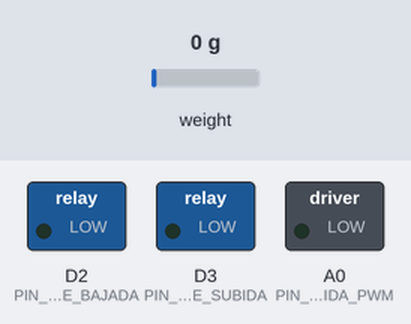
Simulated run of this sketch. Board: Arduino Zero (SAMD21). Shown: switched loads named in the sketch (green lamp = pin HIGH). The test bench sets the inputs (shaded band); at power-on: weight on the scale 0 g. What the sketch prints to the serial monitor is not drawn.

Above: at 2.2 s.
2.3 s: weight on the scale set to 922 g
4.2 s: weight on the scale set to 1076 g
At 4.35 s:
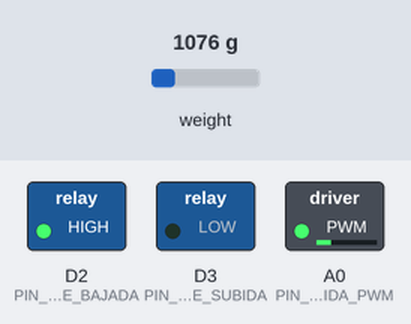
At 5.5 s:
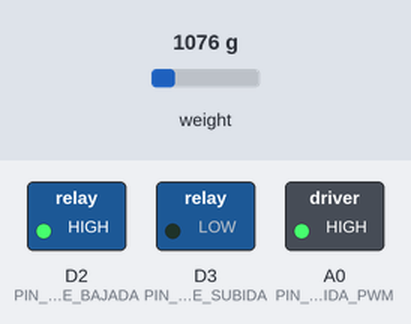
Timing chart, 0 to 7.2 s (numbered marks = the images above; inputs shaded):
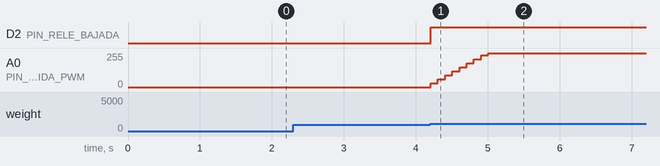

The sketch:

Gravedad_Cero_Electrico_filtro_v1.ino
```cpp
/*
* PROYECTO: Sistema de Gravedad Cero - Control de Polipasto
 * VERSIÓN: 1.0 Protección contra Desconexión de Sensor con Filtro digital
 * FECHA: 09 - Enero - 2026
 * AUTOR: Omar López Cruz
 * COMPAÑIA: KOTEMAH
 */

#include "HX711.h"

// =============================================================================
// 1. CONFIGURACIÓN DE PINES
// =============================================================================
#define PIN_RELE_BAJADA 2    // Salida Relevador 1
#define PIN_RELE_SUBIDA 3    // Salida Relevador 2
#define HX711_DT        4    // Bus de Datos Sensor
#define HX711_SCK       5    // Reloj Sensor
#define PIN_SALIDA_PWM  A0   // Salida Control Velocidad (0-3.3V/5V)

// =============================================================================
// 2. PARAMETROS DE CALIBRACIÓN Y CARGA
// =============================================================================
// Ajustar este valor con peso conocido para calibrar la báscula
#define FACTOR_CALIBRACION  48621.0

#define CARGA_NOMINAL       20.0    // Peso objetivo del sistema (Kg)
#define UMBRAL_HISTERESIS   1.0     // Zona muerta de activación (+/- Kg)
#define LIMITE_ERROR_SENSOR -0.20   // Umbral de seguridad para desconexión

// =============================================================================
// 3. AJUSTE DE RESPUESTA (MOTOR Y FILTRO)
// =============================================================================
const int PASO_RAMPA = 30;     // Velocidad de reacción del PWM
#define FACTOR_FILTRO  0.6     // Suavizado de señal (0.1 = Lento, 1.0 = Directo)
#define TIMEOUT_SEGURIDAD 150  // Tiempo máximo sin señal (ms)

// --- Variables del Sistema ---
HX711 balanza;
float masaReferencia = CARGA_NOMINAL;
float pesoFiltrado = 0;
int valorDAC = 0;
unsigned long tiempoUltimaLectura = 0;

void setup() {
  // Inicialización de Puertos
  pinMode(PIN_SALIDA_PWM, OUTPUT);
  pinMode(PIN_RELE_BAJADA, OUTPUT);
  pinMode(PIN_RELE_SUBIDA, OUTPUT);

  digitalWrite(PIN_RELE_BAJADA, LOW);
  digitalWrite(PIN_RELE_SUBIDA, LOW);
  analogWriteResolution(8);
  analogWrite(PIN_SALIDA_PWM, 0);

  Serial.begin(115200);

  // Inicialización Sensor
  balanza.begin(HX711_DT, HX711_SCK);
  balanza.set_scale(FACTOR_CALIBRACION);

  // Tara Inicial al arranque
  if (balanza.wait_ready_timeout(1000)) {
    masaReferencia = balanza.get_units(10);
    pesoFiltrado = masaReferencia; // Precarga del filtro
    Serial.println("Sistema en Linea.");
  } else {
    masaReferencia = CARGA_NOMINAL;
    pesoFiltrado = CARGA_NOMINAL;
  }

  tiempoUltimaLectura = millis();
}

void loop() {
  // Lectura Non-Blocking
  if (balanza.is_ready()) {
    tiempoUltimaLectura = millis();

    // Adquisición y Filtrado EMA
    float lecturaRaw = balanza.get_units(1);
    pesoFiltrado = (lecturaRaw * FACTOR_FILTRO) + (pesoFiltrado * (1.0 - FACTOR_FILTRO));

    // --- LÓGICA DE CONTROL ---

    // 1. Error de Sensor (Seguridad)
    if (lecturaRaw < LIMITE_ERROR_SENSOR) {
       gestionFrenado();
    }

    // 2. Asistencia en BAJADA
    else if (pesoFiltrado > masaReferencia + UMBRAL_HISTERESIS) {
      digitalWrite(PIN_RELE_BAJADA, HIGH);
      digitalWrite(PIN_RELE_SUBIDA, LOW);

      if (valorDAC < 255) {
        valorDAC += PASO_RAMPA;
        if (valorDAC > 255) valorDAC = 255;
        analogWrite(PIN_SALIDA_PWM, valorDAC);
      }
    }

    // 3. Asistencia en SUBIDA
    else if (pesoFiltrado < masaReferencia - UMBRAL_HISTERESIS) {
      digitalWrite(PIN_RELE_BAJADA, LOW);
      digitalWrite(PIN_RELE_SUBIDA, HIGH);

      if (valorDAC < 255) {
        valorDAC += PASO_RAMPA;
        if (valorDAC > 255) valorDAC = 255;
        analogWrite(PIN_SALIDA_PWM, valorDAC);
      }
    }

    // 4. Zona de Equilibrio
    else {
      gestionFrenado();
    }
  }

  // Parada de emergencia por fallo de comunicación
  if (millis() - tiempoUltimaLectura > TIMEOUT_SEGURIDAD) {
    valorDAC = 0;
    analogWrite(PIN_SALIDA_PWM, 0);
    digitalWrite(PIN_RELE_BAJADA, LOW);
    digitalWrite(PIN_RELE_SUBIDA, LOW);
  }
}

// Rutina de desaceleración y corte
void gestionFrenado() {
  if (valorDAC > 0) {
    valorDAC -= PASO_RAMPA;
    if (valorDAC < 0) valorDAC = 0;
    analogWrite(PIN_SALIDA_PWM, valorDAC);
  }

  // Apagar relés solo cuando la potencia sea cero
  if (valorDAC == 0){
    digitalWrite(PIN_RELE_BAJADA, LOW);
    digitalWrite(PIN_RELE_SUBIDA, LOW);
  }
}
```

Measured:
- the behaviour switches between 1000 and 1001 g on weight on the scale (found by bisection; images 0 and 1)
- after the input at 2.3 s, every drawn part: stays the same
- after the input at 4.2 s, D2 (PIN_RELE_BAJADA): LOW → HIGH at once; A0 (PIN_SALIDA_PWM): moves from 0/255 to 255/255 over 0.80 s, starting at once
